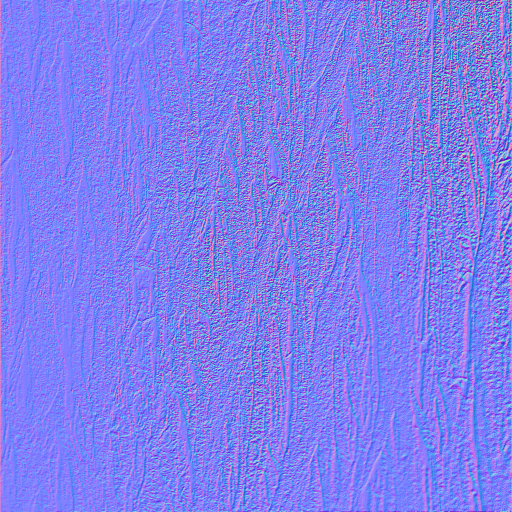
#> input picture scripts/texture_packer/wood_normal.png, 1024 x 1024 px (shown at 1/2 size); the run also reads 1 picture not shown here
$ python pack_texture.py
#> lines starting #> are read from the running program, lines starting #| are printed output that depends on the picture
#!/usr/bin/env python3
"""
Texture Channel Packer — merges separate grayscale maps into one RGBA texture.

Each source map is written into a single channel of the output image. Classic
use case is an ORM/mask atlas: e.g. Occlusion in R, Roughness in G, Metallic in
B, and something extra (height, emissive mask, ...) in A.

Notes / gotchas:
  * These are DATA maps, not color — keep them linear. Make sure the engine
    samples the packed atlas as UNORM, not SRGB.
  * Channels are treated as raw values (no gamma). Sources are converted to 8-bit
    grayscale ("L") and resized to the target size with LANCZOS.
  * Missing channels fall back to a constant (see the defaults below); pass
    --invert-<ch> to flip a channel (e.g. roughness -> glossiness).

Usage (edit the paths in main() and run, just like the example):
  python pack_texture.py

Install:
  pip install pillow numpy
"""

import numpy as np
from PIL import Image


# Per-channel default fill when a source path is None (0-255).
DEFAULTS = {"r": 255, "g": 255, "b": 0, "a": 255}


def load_channel(path, size, default, invert=False):
    """Load one source map as an 8-bit grayscale plane of the given size."""
    if path is None:
        plane = np.full(size[::-1], default, np.uint8)
    else:
        img = Image.open(path).convert("L").resize(size, Image.LANCZOS)
        plane = np.asarray(img, np.uint8)
    if invert:
        plane = 255 - plane
    return plane


def pack(size, r=None, g=None, b=None, a=None, out="packed.png",
         invert_r=False, invert_g=False, invert_b=False, invert_a=False,
         flip_y=False):
    """Pack up to four SEPARATE grayscale maps into one RGBA image.

    Use this for masks/data atlases (ORM etc.), where each source file is a
    single-channel map. Do NOT feed a color image (like a normal map) into one
    of these slots — it will be flattened to grayscale and its channels lost.
    For "keep an RGB map, add a grayscale into alpha" use pack_rgb_alpha().

    flip_y mirrors the result vertically — for assets whose UVs use the opposite
    V convention. Harmless for scalar maps like these; a tangent-space normal map
    mirrored this way also needs its Y (green) negated.
    """
    planes = [
        load_channel(r, size, DEFAULTS["r"], invert_r),
        load_channel(g, size, DEFAULTS["g"], invert_g),
        load_channel(b, size, DEFAULTS["b"], invert_b),
        load_channel(a, size, DEFAULTS["a"], invert_a),
    ]
    arr = np.stack(planes, axis=-1)
    if flip_y:
        arr = arr[::-1]
    Image.fromarray(arr, "RGBA").save(out)
    print(f"Wrote {out}  ({size[0]}x{size[1]}, RGBA{', Y-flipped' if flip_y else ''})")


def pack_rgb_alpha(rgb_path, a_path=None, out="packed.png",
                   size=None, a_default=255, invert_a=False, flip_y=False):
    """Keep an existing RGB image intact and put a grayscale map into alpha.

    This is what you want for e.g. a normal map (RGB = XYZ) plus a height map
    packed into the alpha channel. The RGB channels are copied verbatim — no
    grayscale flattening.

    size: (w, h) to resize everything to. If None, the RGB image's own size is
          used and the alpha map is resized to match.
    """
#> called with rgb_path = 'wood_normal.png', a_path = 'gray.png', out = 'brick_normal_h_t.png', a_default = 255, invert_a = False, flip_y = False
    rgb = Image.open(rgb_path).convert("RGB")
    if size is not None:
        rgb = rgb.resize(size, Image.LANCZOS)
    size = rgb.size
#> size = (1024, 1024)

    alpha = load_channel(a_path, size, a_default, invert_a)
#> in load_channel, `img = Image.open(path).convert("L").resize(size, Image.LANCZOS)`: img: PIL image 1024x1024 L; every value is 127
    arr = np.dstack([np.asarray(rgb, np.uint8), alpha])
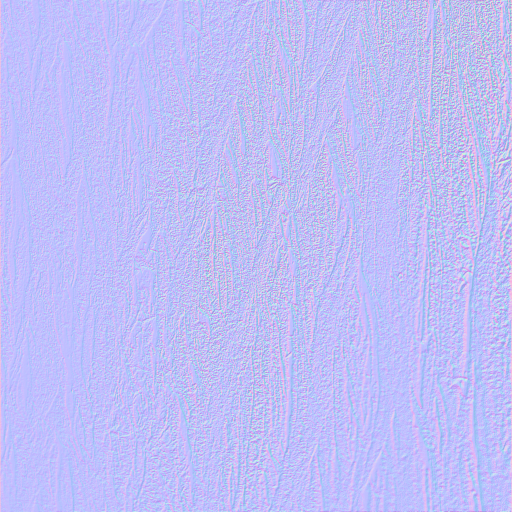
#> arr: shape (1024, 1024, 4) (shown at 1/2 size); mean R, G, B, A 127.2, 127.5, 239.5, 127; transparent parts drawn white
    if flip_y:
        arr = arr[::-1]
    Image.fromarray(arr, "RGBA").save(out)
    print(f"Wrote {out}  ({size[0]}x{size[1]}, RGB copied + alpha{', Y-flipped' if flip_y else ''})")
#| Wrote brick_normal_h_t.png  (1024x1024, RGB copied + alpha)


def main():
    # Normal (RGB kept as-is) + height packed into alpha.
    pack_rgb_alpha(
        rgb_path="wood_normal.png",
        a_path="gray.png",
        out="brick_normal_h_t.png",
    )

    # [9 lines of commented-out code are left out]


if __name__ == "__main__":
    main()
